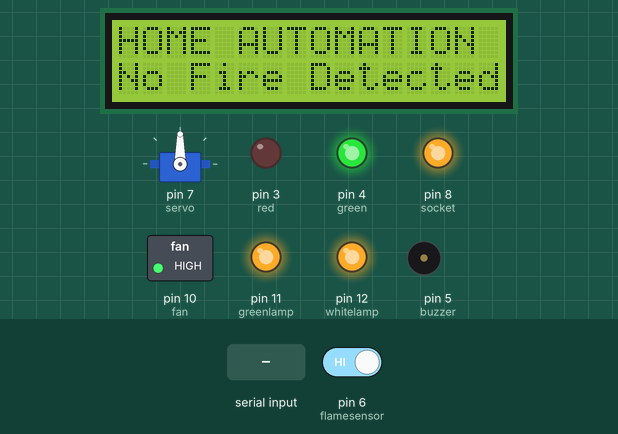
This sketch was run on a simulated Arduino Uno, built with avr-gcc and run on an emulated ATmega328P. Parts: servo, 16×2 character LCD, switched loads named in the sketch (green lamp = pin HIGH), output pins drawn as LEDs (lit = HIGH), buzzer (waves = sounding, pin HIGH). Dashed ring = blinking. The inputs (shaded band) are chosen by the test bench; at power-on: pin 6 (flamesensor) HIGH. What the sketch prints to the serial monitor is not drawn.

Above: at 1.3 s.
1.4 s: pin 6 (flamesensor) driven LOW
At 2.3 s:
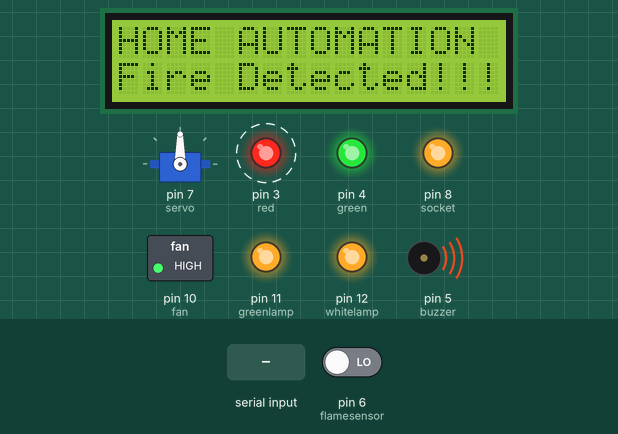
4.4 s: byte 2 (2) received over Serial
At 6.4 s:
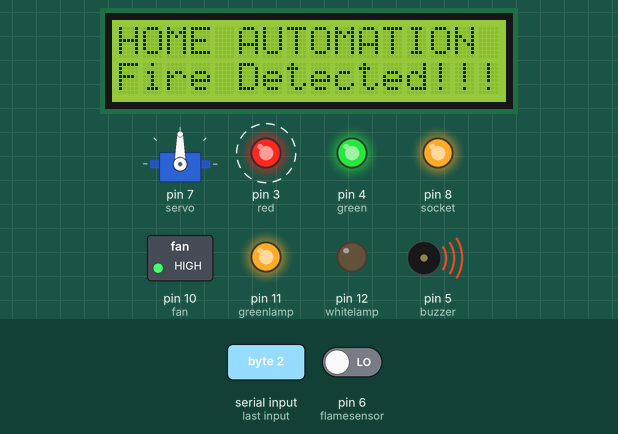
7.4 s: byte 4 (4) received over Serial
At 10.5 s:
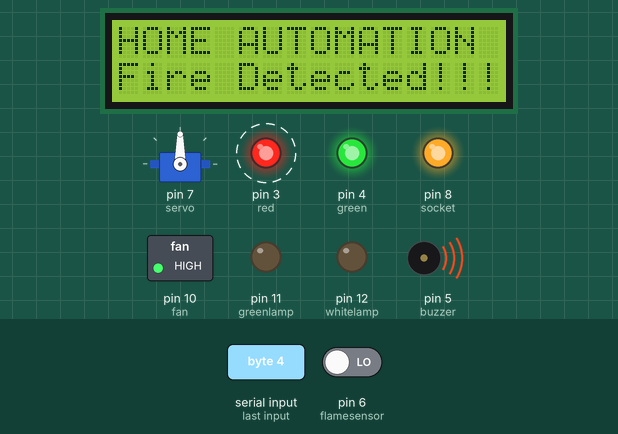
Timing chart, 0 to 16.4 s (numbered marks = the images above; inputs shaded):
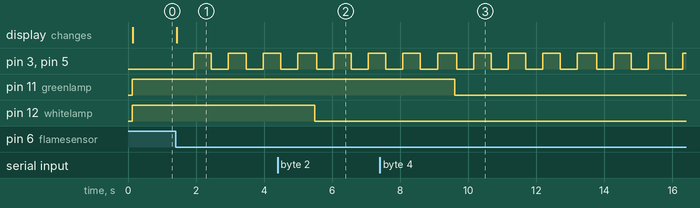

The sketch:

HomeAutomation.ino
```cpp
#include <Servo.h>
#include<LiquidCrystal_I2C.h>
LiquidCrystal_I2C lcd(0x27, 16, 2);
Servo servo;
int bt_data;

#define whitelamp 12
#define greenlamp 11
#define fan 10
#define socket 8
#define flamesensor 6
#define buzzer 5
#define green 4
#define red 3

void setup(){
  servo.attach(7);
  pinMode(whitelamp,OUTPUT);
  pinMode(greenlamp,OUTPUT);
  pinMode(fan,OUTPUT);
  pinMode(socket,OUTPUT);
  pinMode(flamesensor,INPUT);
  pinMode(buzzer,OUTPUT);
  pinMode(green,OUTPUT);
  pinMode(red,OUTPUT);

  // lcd.init();
  lcd.begin(16,2);
  lcd.backlight();
  lcd.clear();
  lcd.setCursor(0,0);
  lcd.print("HOME AUTOMATION");

  Serial.begin(9600); // initialize serial communication at 9600 bits per second:
  digitalWrite(green,HIGH);
  delay(40);
      digitalWrite(whitelamp,HIGH);
    digitalWrite(socket,HIGH);
    digitalWrite(fan,HIGH);
    digitalWrite(greenlamp,HIGH);
}

void loop(){
int flameVal=digitalRead(flamesensor);
// Serial.println(flameVal);
if(flameVal==0){
  Serial.println('Zero');
  for(int i=0;i<4;i++){
  lcd.setCursor(0,1);
  lcd.print("Fire Detected!!!");
  digitalWrite(buzzer,LOW);
  digitalWrite(red,LOW);
  delay(500);
    digitalWrite(buzzer,HIGH);
  digitalWrite(red,HIGH);
  delay(500);
  }
}
else{
  // Serial.println("else");
    lcd.setCursor(0,1);
  lcd.print("No Fire Detected ");
  digitalWrite(buzzer,LOW);
  digitalWrite(red,LOW);
}

if(Serial.available() > 0){
bt_data = Serial.read();
Serial.println(bt_data);
// //abcent of if(speed =bt_data) you get original code if not working  !!!
}

     if(bt_data == 1){digitalWrite(whitelamp,HIGH);delay(20);}
else if(bt_data == 2){digitalWrite(whitelamp,LOW);delay(20);}
else if(bt_data == 3){digitalWrite(greenlamp,HIGH);delay(20);}
else if(bt_data == 4){digitalWrite(greenlamp,LOW);delay(20);}
else if(bt_data == 5){digitalWrite(fan,HIGH);delay(20);; }
else if(bt_data == 6){digitalWrite(fan,LOW);delay(20);}
else if(bt_data == 7){digitalWrite(socket,HIGH);delay(20);}
else if(bt_data == 8){digitalWrite(socket,LOW);delay(20);}

else if (bt_data == 9){
for(int i=0;i<90;i++){
 servo.write(i);
 delay(20);
}
bt_data=-1;
}
else if (bt_data == 10){
for(int i=90;i>0;i--){
 servo.write(i);
 delay(20);
}
bt_data=-1;
}

////////////// start voice
  else if(bt_data == 12){digitalWrite(whitelamp,HIGH);delay(20);}
else if(bt_data == 11){digitalWrite(whitelamp,LOW);delay(20);}
else if(bt_data == 14){digitalWrite(greenlamp,HIGH);delay(20);}
else if(bt_data == 13){digitalWrite(greenlamp,LOW);delay(20);}
else if(bt_data == 16){digitalWrite(fan,HIGH);delay(20);; }
else if(bt_data == 15){digitalWrite(fan,LOW);delay(20);}
else if(bt_data == 18){digitalWrite(socket,HIGH);delay(20);}
else if(bt_data == 17){digitalWrite(socket,LOW);delay(20);}

else if (bt_data == 19){
for(int i=0;i<90;i++){
 servo.write(i);
 delay(20);
}
bt_data=-1;
}
else if (bt_data == 20){
for(int i=90;i>0;i--){
 servo.write(i);
 delay(20);
}
bt_data=-1;
}
  else if(bt_data == 22){
    digitalWrite(whitelamp,HIGH);
    digitalWrite(socket,HIGH);
    digitalWrite(fan,HIGH);
    digitalWrite(greenlamp,HIGH);

  }
    else if(bt_data == 21){
    digitalWrite(whitelamp,LOW);
    digitalWrite(socket,LOW);
    digitalWrite(fan,LOW);
    digitalWrite(greenlamp,LOW);

  }

delay(30);
}
```

Measured:
- after the input at 1.4 s, pin 3 (red), pin 5 (buzzer): alternates HIGH for 0.52 s and LOW for 0.50 s, starting after 0.54 s; the display: changes at once (image 1)
- after the input at 4.4 s, pin 12 (whitelamp): HIGH → LOW after 1.1 s
- after the input at 7.4 s, pin 11 (greenlamp): HIGH → LOW after 2.2 s
